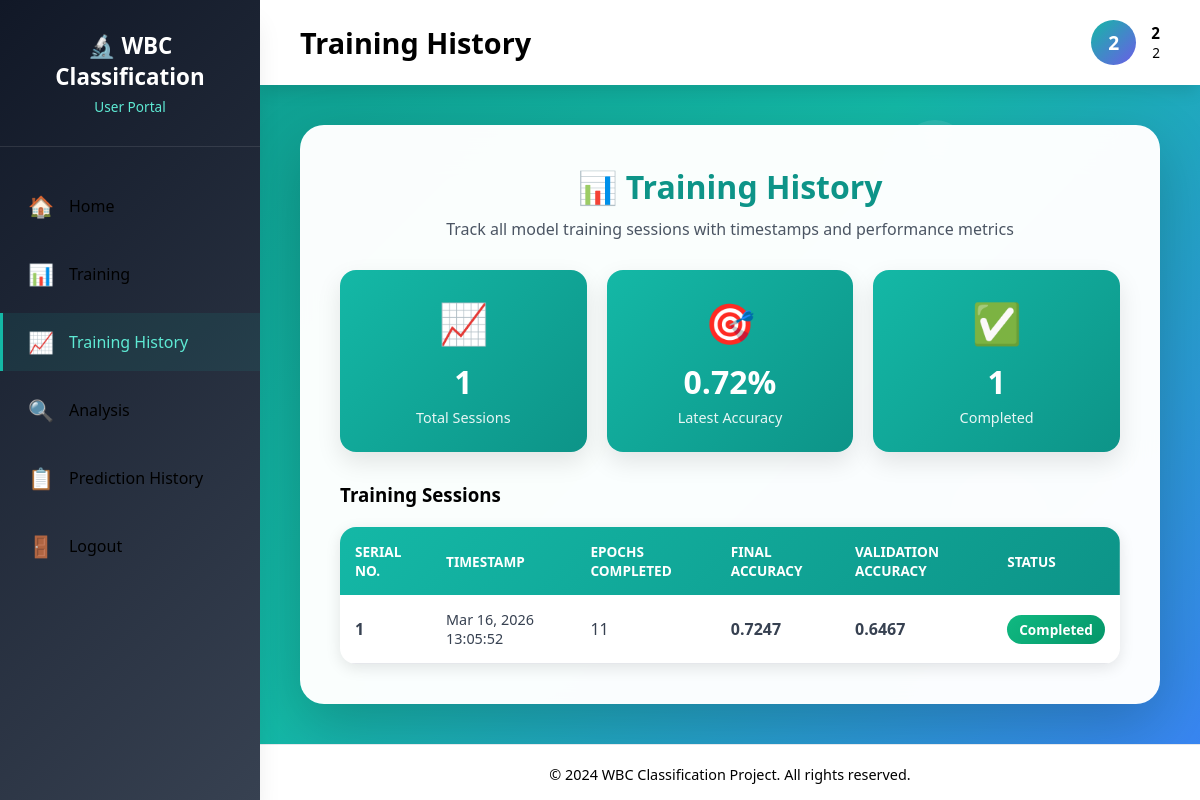
The page /training_history/ (signed in) on the database its author committed.
### users/models.py (models this page shows)
class TrainingHistory(models.Model):
    timestamp = models.DateTimeField(auto_now_add=True)
    epochs_completed = models.IntegerField(default=0)
    final_accuracy = models.FloatField(blank=True, null=True)
    final_val_accuracy = models.FloatField(blank=True, null=True)
    status = models.CharField(max_length=50, default='completed')
    class Meta:
        db_table = 'training_history'
        ordering = ['-timestamp']

### users/views.py (the view)
# urls.py: path("training_history/", usr.training_history, name="training_history"),
def training_history(request):
    try:
        training_sessions = TrainingHistory.objects.all().order_by('-timestamp')
        sessions_with_serial = []
        for i, session in enumerate(training_sessions, 1):
            sessions_with_serial.append({
                'serial_no': i,
                'timestamp': session.timestamp,
                'epochs_completed': session.epochs_completed,
                'final_accuracy': session.final_accuracy,
                'final_val_accuracy': session.final_val_accuracy,
                'status': session.status
            })
        return render(request, 'users/training_history.html', {
            'sessions': sessions_with_serial
        })
    except Exception as e:
        print('Error loading training history:', str(e))
        return render(request, 'users/training_history.html', {
            'sessions': []
        })

### templates/users/training_history.html (shortened to what this page needs)
{% extends 'users/userbase.html' %}
{% load static %}
{% block page_title %}Training History{% endblock %}
{% block contents %}
<div class="history-container">
    <div class="history-card">
        <div class="history-header">
            <h2>📊 Training History</h2>
            <p>Track all model training sessions with timestamps and performance metrics</p>
        </div>
        {% if sessions %}
        <div class="stats-grid">
            <div class="stat-card">
                <div class="icon">📈</div>
                <div class="value">{{ sessions|length }}</div>
                <div class="label">Total Sessions</div>
            </div>
            <div class="stat-card">
                <div class="icon">🎯</div>
                <div class="value">{{ sessions.0.final_accuracy|floatformat:2 }}%</div>
                <div class="label">Latest Accuracy</div>
            </div>
            <div class="stat-card">
                <div class="icon">✅</div>
                <div class="value">{{ sessions|length }}</div>
                <div class="label">Completed</div>
            </div>
        </div>
        <h3 style="color: var(--gray-800); margin-bottom: 20px;">Training Sessions</h3>
        <div class="table-responsive">
            <table class="results-table">
                <thead>
                    <tr>
                        <th>Serial No.</th>
                        <th>Timestamp</th>
                        <th>Epochs Completed</th>
                        <th>Final Accuracy</th>
                        <th>Validation Accuracy</th>
                        <th>Status</th>
                    </tr>
                </thead>
                <tbody>
                    {% for session in sessions %}
                    <tr>
                        <td><strong>{{ session.serial_no }}</strong></td>
                        <td class="timestamp-cell">{{ session.timestamp|date:"M d, Y H:i:s" }}</td>
                        <td>{{ session.epochs_completed }}</td>
                        <td class="accuracy-cell">{{ session.final_accuracy|floatformat:4 }}</td>
                        <td class="accuracy-cell">{{ session.final_val_accuracy|floatformat:4 }}</td>
                        <td>
                            <span class="status-badge status-completed">{{ session.status|title }}</span>
                        </td>
                    </tr>
                    {% endfor %}
                </tbody>
            </table>
        </div>
        {% else %}
        <div class="empty-state">
            <div class="empty-state-icon">📊</div>
            <h3>No Training Sessions Yet</h3>
            <p>Start training the model to see session history here</p>
        </div>
        {% endif %}
    </div>
</div>
{% endblock %}

### templates/users/userbase.html (style rules this page uses)
:root { --primary-50: #F0FDFA; --primary-100: #CCFBF1; --primary-200: #99F6E4; --primary-300: #5EEAD4; --primary-400: #2DD4BF; --primary-500: #14B8A6; --primary-600: #0D9488; --primary-700: #0F766E; --accent-coral: #FF6B6B; --accent-orange: #FF8E53; --accent-yellow: #FFD93D; --accent-purple: #6C5CE7; --accent-pink: #FD79A8; --gray-50: #F9FAFB; --gray-100: #F3F4F6; --gray-200: #E5E7EB; --gray-600: #4B5563; --gray-700: #374151; --gray-900: #111827; --white: #FFFFFF; --shadow-lg: 0 10px 15px -3px rgba(0, 0, 0, 0.1); --shadow-xl: 0 20px 25px -5px rgba(0, 0, 0, 0.1); }
* { margin: 0; padding: 0; box-sizing: border-box; }
html { scroll-behavior: smooth; }
body { font-family: 'Segoe UI', Tahoma, Geneva, Verdana, sans-serif; background: linear-gradient(135deg, #0D9488 0%, #14B8A6 50%, #3B82F6 100%); min-height: 100vh; display: flex; position: relative; overflow-x: hidden; }

### templates/users/training_history.html (style rules this page uses)
.history-container { max-width: 1000px; margin: 0 auto; }
.history-card { background: rgba(255, 255, 255, 0.98); border-radius: 24px; box-shadow: 0 20px 60px rgba(0, 0, 0, 0.2); backdrop-filter: blur(20px); padding: 40px; animation: slideUp 0.6s ease-out; }
.history-header { text-align: center; margin-bottom: 30px; }
.history-header h2 { color: var(--primary-600); font-size: 2rem; margin-bottom: 10px; }
.history-header p { color: var(--gray-600); font-size: 1rem; }
.stats-grid { display: grid; grid-template-columns: repeat(auto-fit, minmax(200px, 1fr)); gap: 20px; margin-bottom: 30px; }
.stat-card { background: linear-gradient(135deg, var(--primary-500), var(--primary-600)); padding: 25px; border-radius: 16px; text-align: center; color: white; box-shadow: 0 10px 25px rgba(0, 0, 0, 0.1); }
.stat-card .icon { font-size: 2.5rem; margin-bottom: 10px; }
.stat-card .value { font-size: 2rem; font-weight: 700; margin-bottom: 5px; }
.stat-card .label { font-size: 0.9rem; opacity: 0.9; }
.results-table { width: 100%; border-collapse: collapse; background: white; border-radius: 16px; overflow: hidden; box-shadow: 0 4px 15px rgba(0, 0, 0, 0.1); }
.results-table thead { background: linear-gradient(135deg, var(--primary-500), var(--primary-600)); color: white; }
.results-table thead th { padding: 15px; font-weight: 600; text-align: left; text-transform: uppercase; font-size: 0.85rem; }
.results-table tbody tr { border-bottom: 1px solid var(--gray-200); }
.results-table tbody td { padding: 15px; color: var(--gray-700); }
.status-badge { display: inline-block; padding: 5px 12px; border-radius: 20px; font-size: 0.85rem; font-weight: 600; }
.status-completed { background: linear-gradient(135deg, #10B981, #059669); color: white; }
.timestamp-cell { font-size: 0.9rem; color: var(--gray-600); }
.accuracy-cell { font-weight: 600; color: var(--primary-600); }

### rows shown on the page
TrainingHistory: final_accuracy "0.72", timestamp "Mar 16, 2026 13:05:52", final_accuracy "0.7247", final_val_accuracy "0.6467", status "Completed"

### other values the page prints
{{ request.session.loggeduser|default:"U"|slice:":1"|upper }} "2"
{{ request.session.loggeduser|default:"User" }} "2"
{{ request.session.loginid|default:"" }} "2"
{{ sessions|length }} "1"
{{ session.serial_no }} "1"
{{ session.epochs_completed }} "11"
